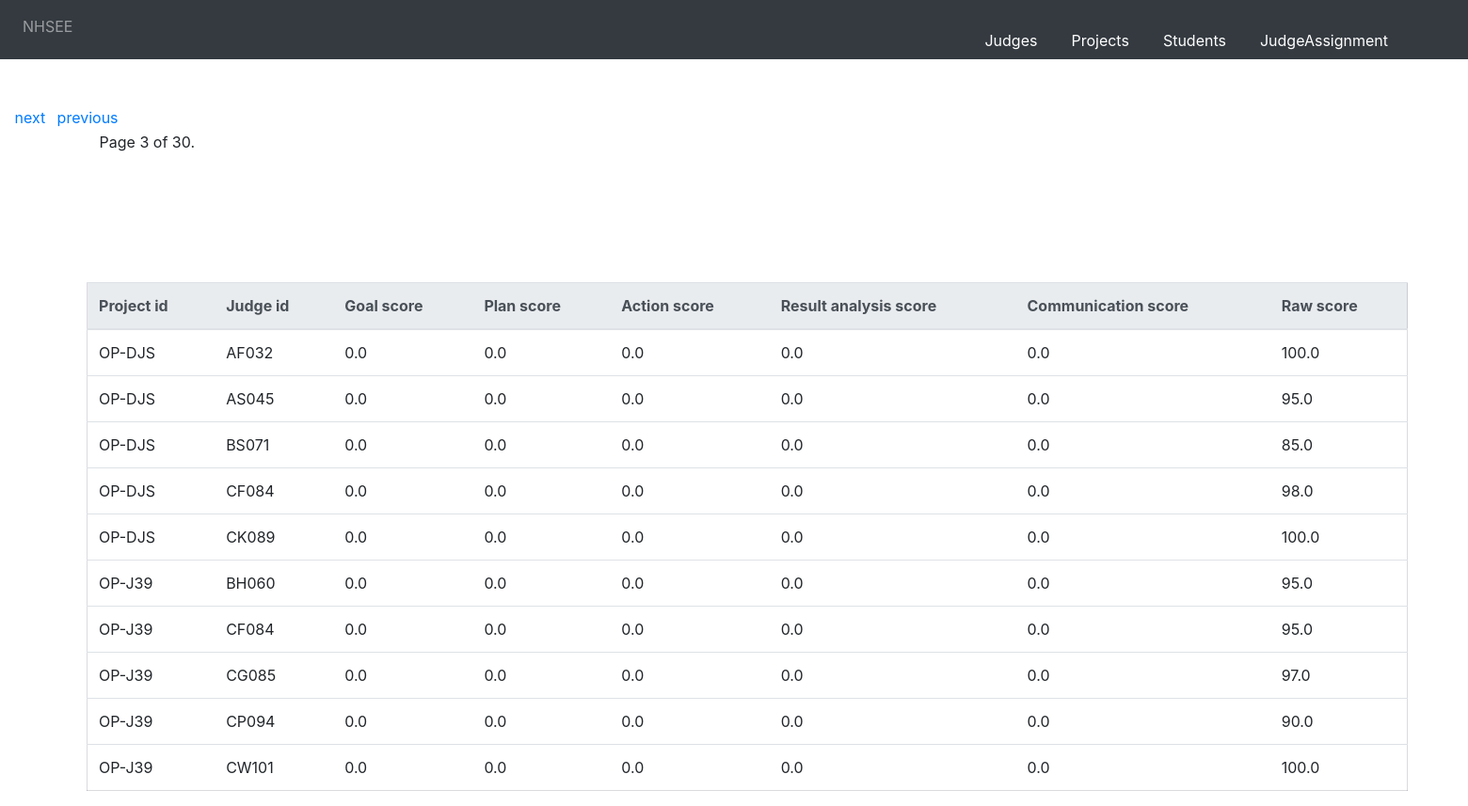
Page /assignment/?page=3 on the committed database.
### nhsee/models/judgeassignment_model.py (models this page shows, shortened)
class judgeassignment(Model):
            judge_id=models.ForeignKey('judge', models.DO_NOTHING)
            project_id=models.ForeignKey('project',models.DO_NOTHING)
            goal_score=models.FloatField(null=True)
            plan_score=models.FloatField(null=True)
            action_score=models.FloatField(null=True)
            result_analysis_score=models.FloatField(null=True)
            communication_score=models.FloatField(null=True)
            raw_score=models.FloatField(null=True)
            class Meta:
                db_table = "nhsee_judgeassignment"

### nhsee/views/judgeassignment_views.py (the view, shortened to what this page needs)
# urls.py: path(r'assignment/',judgeassignment_views.judge_listing_assignment),
def judge_listing_assignment(request):
    userl = judgeassignment.objects.all()
    projectlist=[]
    for users in userl:
        projectid=users.project_id_id
        judgeid=users.judge_id_id
        goalscore=users.goal_score
        planscore=users.plan_score
        actionscore=users.action_score
        resultanalysisscore=users.result_analysis_score
        communicationscore=users.communication_score
        rawscore=users.raw_score
        projectlist.append({"project_id":projectid,"judge_id":judgeid,"goal_score":goalscore,"plan_score":planscore,"action_score":actionscore,"result_analysis_score":resultanalysisscore,"communication_score":communicationscore,"raw_score":rawscore})
    paginator_projects = Paginator(projectlist, 10)
    page = request.GET.get('page')
    contacts = paginator_projects.get_page(page)
    return render(request,'judgeassign_template/projectslisting.html',{"projectjson":contacts})

### templates/judgeassign_template/projectslisting.html (shortened to what this page needs)
{% extends 'base.html' %}
{% block content %}
 <!DOCTYPE html>
<html lang="en">
<head>
  {% load staticfiles %}
  <link  rel="stylesheet" href="{% static "css/bootstrap.min.css" %}" />
</head>
{% include   'judgeassign_template/assignform.html' %}
<div class="pagination">
    <span class="step-links">
        {% if projectjson.has_previous %}
            <div class="previous">
            <a href="?page={{ projectjson.previous_page_number }}">previous</a></div>
        {% endif %}
        <div class="currentd">
        <span class="current">
            Page {{ projectjson.number }} of {{ projectjson.paginator.num_pages }}.
        </span></div>
        {% if projectjson.has_next %}
        <div class="first">
            <a href="?page={{ projectjson.next_page_number }}">next</a></div>
        {% endif %}
    </span>
</div>
<div class="table-class">
<table class="table">
  <thead class="thead-light">
    <tr>
      <th scope="col">Project id</th>
      <th scope="col">Judge id</th>
      <th scope="col">Goal score</th>
      <th scope="col">Plan score</th>
      <th scope="col">Action score</th>
      <th scope="col">Result analysis score</th>
      <th scope="col">Communication score</th>
      <th scope="col">Raw score</th>
    </tr>
  </thead>
    <tbody>
    {% if projectjson %}
        {% for projects in projectjson %}
        <tr>
            <td>{{ projects.project_id }}</td>
            <td>{{ projects.judge_id }}</td>
            <td>{{ projects.goal_score }}</td>
            <td>{{ projects.plan_score }}</td>
            <td>{{ projects.action_score }}</td>
            <td>{{ projects.result_analysis_score }}</td>
            <td>{{ projects.communication_score }}</td>
            <td>{{ projects.raw_score }}</td>
        </tr>
        {% endfor %}
    {% else %}
      <div class="heading"><h2>No Assignments Available<h2></div>
   </tbody>
    </table>
    </div>
  {% endif %}
{% endblock %}

### templates/judgeassign_template/projectslisting.html (style rules this page uses)
.table { width:96%; margin: 9% 0% 10% 1%; border:1px solid #55556636; }
.table-class { margin-left:5%; margin-right:5%; margin-top:0%; }
.pagination { margin-left: 1%; margin-right: 0%; margin-top: 0%; }
.first { position:absolute; margin: 0px 0px 0px 0px; }
.previous { position:absolute; margin: 0px 0px 0px 45px; }
.currentd { position:absolute; margin: 26px 0px 0px 90px; }
.table .thead-light th { text-align="center" }

### rows in the picture
judgeassignment: project_id "OP-DJS", judge_id "AF032", goal_score "0.0", plan_score "0.0", action_score "0.0", result_analysis_score "0.0", communication_score "0.0", raw_score "100.0"
judgeassignment: project_id "OP-DJS", judge_id "AS045", goal_score "0.0", plan_score "0.0", action_score "0.0", result_analysis_score "0.0", communication_score "0.0", raw_score "95.0"
judgeassignment: project_id "OP-DJS", judge_id "BS071", goal_score "0.0", plan_score "0.0", action_score "0.0", result_analysis_score "0.0", communication_score "0.0", raw_score "85.0"
judgeassignment: project_id "OP-DJS", judge_id "CF084", goal_score "0.0", plan_score "0.0", action_score "0.0", result_analysis_score "0.0", communication_score "0.0", raw_score "98.0"
judgeassignment: project_id "OP-DJS", judge_id "CK089", goal_score "0.0", plan_score "0.0", action_score "0.0", result_analysis_score "0.0", communication_score "0.0", raw_score "100.0"
judgeassignment: project_id "OP-J39", judge_id "BH060", goal_score "0.0", plan_score "0.0", action_score "0.0", result_analysis_score "0.0", communication_score "0.0", raw_score "95.0"
judgeassignment: project_id "OP-J39", judge_id "CF084", goal_score "0.0", plan_score "0.0", action_score "0.0", result_analysis_score "0.0", communication_score "0.0", raw_score "95.0"
judgeassignment: project_id "OP-J39", judge_id "CG085", goal_score "0.0", plan_score "0.0", action_score "0.0", result_analysis_score "0.0", communication_score "0.0", raw_score "97.0"
judgeassignment: project_id "OP-J39", judge_id "CP094", goal_score "0.0", plan_score "0.0", action_score "0.0", result_analysis_score "0.0", communication_score "0.0", raw_score "90.0"
judgeassignment: project_id "OP-J39", judge_id "CW101", goal_score "0.0", plan_score "0.0", action_score "0.0", result_analysis_score "0.0", communication_score "0.0", raw_score "100.0"

### other values in the picture
{{ projectjson.number }} "3"
{{ projectjson.paginator.num_pages }} "30"
